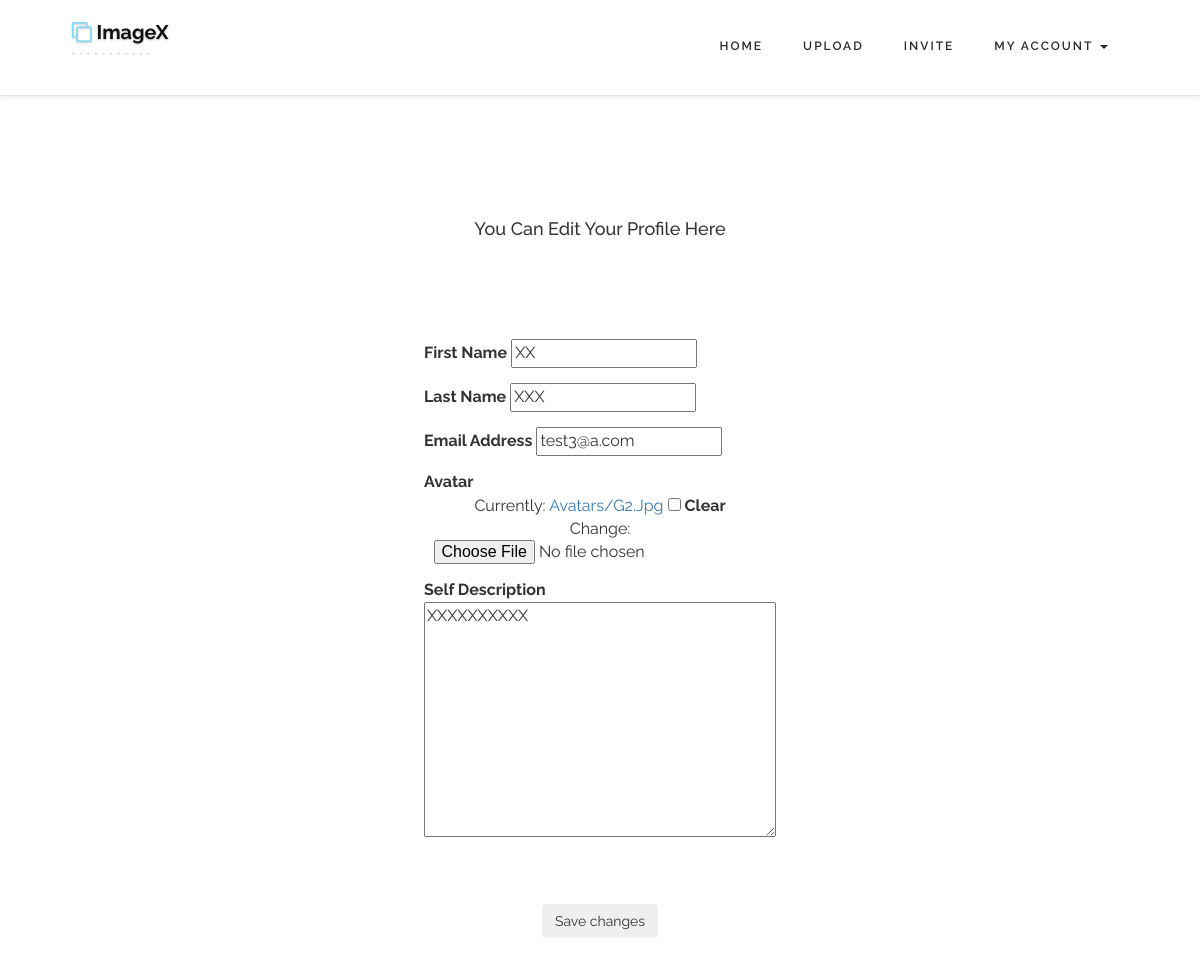
The app's page /edit_profile/ (signed in) with its own data.
### mainApp/models.py (models this page shows, shortened)
class Member(AbstractUser):
	avatar = models.ImageField(upload_to='avatars/',validators=[validate_file_extension], blank=True)
	self_description = models.TextField(max_length=30,blank=True)
	class Meta(AbstractUser.Meta):
		pass

### mainApp/views.py (the view)
# urls.py: url(r'^edit_profile/',views.edit_profile, name='edit_profile'),
@login_required
def edit_profile(request):
    if request.method == 'POST':
        form = EditProfileForm(request.POST, request.FILES, instance=request.user)
        if form.is_valid():
            form.save()
            return redirect(myaccount)
    else:
        form = EditProfileForm(instance=request.user)
    return render(request,'edit_profile.html',{'form':form})

### mainApp/forms.py
class EditProfileForm(UserChangeForm):
    class Meta(UserChangeForm.Meta):
        model = Member
        fields = ['first_name', 'last_name', 'email','avatar','self_description', 'password',]

### mainApp/templates/edit_profile.html (shortened to what this page needs)
<!DOCTYPE html>
<html>
<head>
{% load staticfiles %}
</head>
<body>
{% if user.is_authenticated %}
  {% include 'base_login.html' %}
{% else %}
  {% include 'base.html' %}
{% endif %}
<div class="banner_bottom">
	<div class="container">
		<div class="about">
			<center><h3>You can edit your profile here</h3></center><br><br><br><br>
			<form action="" method='POST' enctype='multipart/form-data'>
			<table width=15% align="center">
  			<tbody>
			<tr><td align="left">
			<div class="form-group">
				<label for="{{ form.first_name.id_for_label }}">First Name</label>
				{{form.first_name}}<br>
			</div></td></tr>
			<tr><td align="left">
			<div class="form-group">
		    	<label for="{{ form.last_name.id_for_label }}">Last Name</label>
		    	{{ form.last_name }}<br>
		    </div></td></tr>
		    <tr><td align="left">
		    <div class="form-group">
		    	<label for="{{ form.email.id_for_label }}">Email Address</label>
		    	{{ form.email }}<br>
		    </div></td></tr>
		    <tr><td align="left">
		    <div class="form-group">
				<label for="{{ form.avatar.id_for_label }}">Avatar</label>
				<center>{{ form.avatar }}</center>
			</div></td></tr>
			<tr><td align="left">
			<div class="form-group">
				<label for="{{ form.self_description.id_for_label }}">Self Description</label>
				{{ form.self_description }}<br>
			</div></td></tr>
			<tr><td align="center"><br><br><button type="submit" class="btn btn-outline-secondary">Save changes</button></center></td></tr>
			</tbody></table>
		   </form>
		</div>
	</div>
</div>
</body>
</html>

### mainApp/static/css/style.css (style rules this page uses)
html, body { margin: 0; font-size: 100%; background: #fff; font-family: 'Raleway', sans-serif; }
body a { text-decoration: none; transition: 0.5s all; -webkit-transition: 0.5s all; -moz-transition: 0.5s all; -o-transition: 0.5s all; -ms-transition: 0.5s all; }
h1, h2, h3, h4, h5, h6 { margin: 0; font-family: 'Raleway', sans-serif; font-size: large; line-height: 1cm; }
label { margin: 0; }
.banner_bottom { padding: 7em 0; text-align: center; text-transform: capitalize; }
@media (max-width:1440px) { .banner_bottom,.works,.banner_bottom,.blog_sec,.tesimonials { padding:6em 0; } }

### records on screen
Member: first_name "XX", last_name "XXX", email "test3@a.com", self_description "XXXXXXXXXX"
